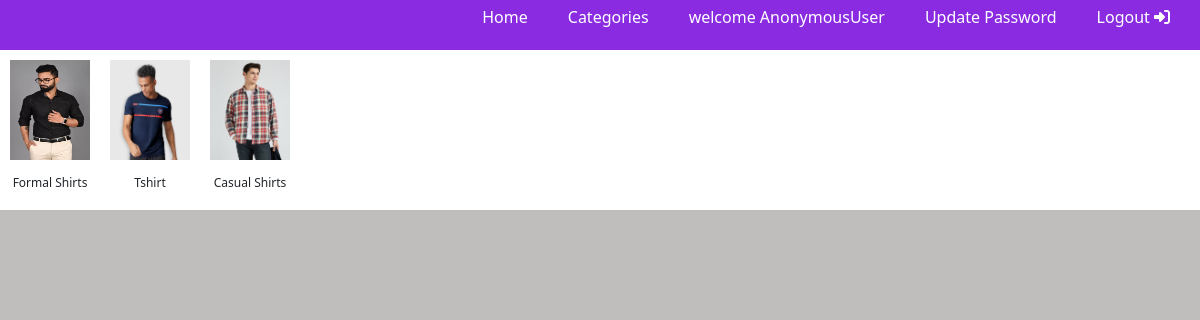
/categories/, run on an earlier commit of the app's database.
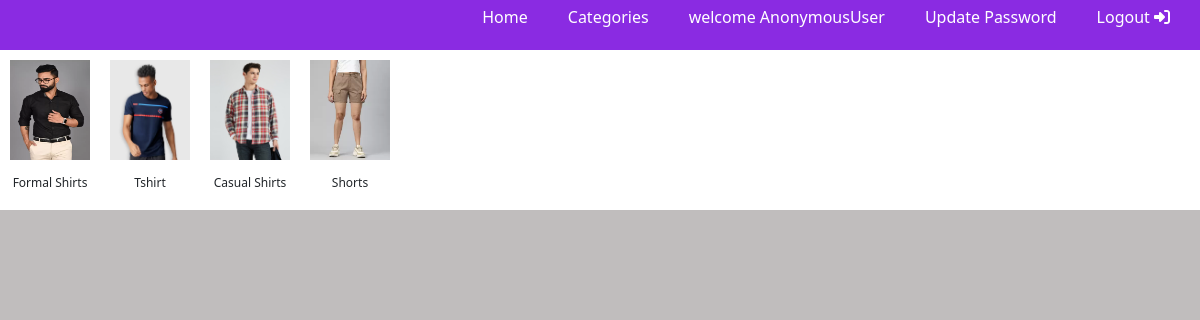
And on a later commit of the database.
### app/models.py (models this page shows, shortened)
class product_category(models.Model):
    category_name=models.CharField(max_length=100)
    category_image=models.ImageField(upload_to='product_category/',blank=True,null=True)
    category_description=models.TextField(max_length=1000)
    slug=models.CharField(max_length=100,null=True,blank=True)
    parent_category=models.ForeignKey('product_category',on_delete=models.CASCADE,null=True,blank=True)

### app/views.py (the view)
# urls.py: path('categories/',views.Categories,name='categories'),
def Categories(request):
    categories=product_category.objects.filter(category_name__in=['Formal Shirts','Tshirt','Casual Shirts','Shorts'])
    context={
        'categories':categories
    }
    return render(request,'categories.html',context)

### templates/categories.html
{% extends 'home.html' %}
{% block categories %}
    {% load static %}
    <link rel="stylesheet" href="{% static 'css/categorie.css' %}">
    <div class="main-container">
        {% for category in categories %}
            <div class="sub-container">
                <a href="{% url 'category' category.slug %}"><img src="{{category.category_image.url}}" height="100px",width="100px"></a>
                <br><p>{{category.category_name}}</p>
            </div>
    {% endfor %}
{% endblock %}

What changed in the data, as far as the page shows it:
added product_category: category_image (picture), category_name "Shorts"
